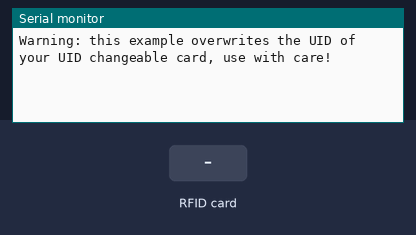
Simulated run of this sketch. Board: Arduino Uno, built with avr-gcc and run on an emulated ATmega328P. Parts: the last lines printed to the serial monitor. Inputs (shaded band) come from the test bench.

Above: at 1.2 s.
1.3 s: RFID card DE AD BE EF held to the reader
At 2.5 s:
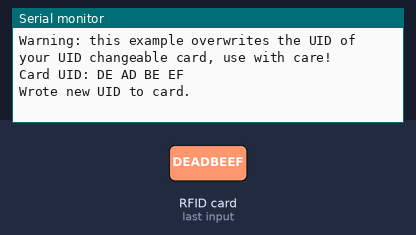
2.8 s: RFID card 5E 7A 19 C4 held to the reader
At 3.4 s:
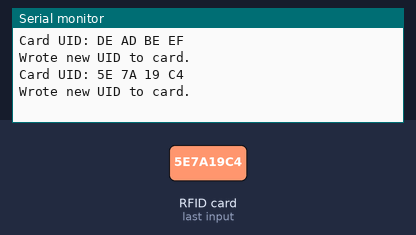

The sketch:

RFID_Basic.ino
```cpp
 #include <SPI.h>
#include <MFRC522.h>
#define RST_PIN 9 // Configurable, see typical pin layout above
#define SS_PIN 10 // Configurable, see typical pin layout above
MFRC522 mfrc522(SS_PIN, RST_PIN); // Create MFRC522 instance
#define NEW_UID {0xDE, 0xAD, 0xBE, 0xEF}
MFRC522::MIFARE_Key key;
void setup() {
 Serial.begin(9600); // Initialize serial communications with the PC
 while (!Serial); // Do nothing if no serial port is opened (added for Arduinos based on ATMEGA32U4)
 SPI.begin(); // Init SPI bus
 mfrc522.PCD_Init(); // Init MFRC522 card
 Serial.println("Warning: this example overwrites the UID of your UID changeable card, use with care!");
 for (byte i = 0; i < 6; i++) {
 key.keyByte[i] = 0xFF;
 }
}
void loop() {
if ( ! mfrc522.PICC_IsNewCardPresent() || ! mfrc522.PICC_ReadCardSerial() ) {
 delay(50);
 return;
 }
 Serial.print("Card UID:");
 for (byte i = 0; i < mfrc522.uid.size; i++) {
 Serial.print(mfrc522.uid.uidByte[i] < 0x10 ? " 0" : " ");
 Serial.print(mfrc522.uid.uidByte[i], HEX);
 }
 Serial.println();
 byte newUid[] = NEW_UID;
 if ( mfrc522.MIFARE_SetUid(newUid, (byte)4, true) ) {
 Serial.println ("Wrote new UID to card.");
 }
 mfrc522.PICC_HaltA();
 if ( ! mfrc522.PICC_IsNewCardPresent() || ! mfrc522.PICC_ReadCardSerial() ) {
 return;
 }
 Serial.println("New UID and contents:");
 mfrc522.PICC_DumpToSerial(&(mfrc522.uid));
 delay(2000);
}
```

Measured:
- after the input at 1.3 s, the serial monitor: prints a new line after 0.05 s (image 1)
- after the input at 2.8 s, the serial monitor: prints a new line at once (image 2)
